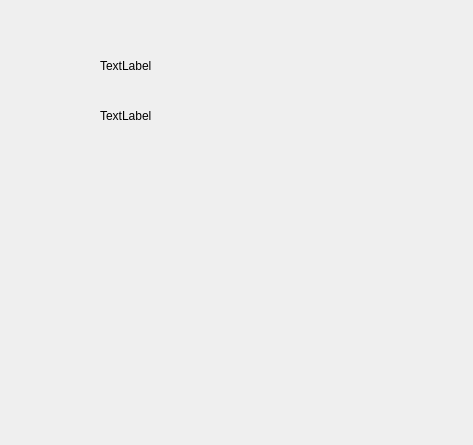
<?xml version="1.0" encoding="UTF-8"?>
<ui version="4.0">
 <class>Dialog</class>
 <widget class="QDialog" name="Dialog">
  <property name="geometry">
   <rect>
    <x>0</x>
    <y>0</y>
    <width>473</width>
    <height>445</height>
   </rect>
  </property>
  <property name="windowTitle">
   <string>Dialog</string>
  </property>
  <widget class="Fan" name="fn1">
   <property name="geometry">
    <rect>
     <x>100</x>
     <y>50</y>
     <width>201</width>
     <height>31</height>
    </rect>
   </property>
   <property name="text">
    <string>TextLabel</string>
   </property>
  </widget>
  <widget class="Fan" name="fn2">
   <property name="geometry">
    <rect>
     <x>100</x>
     <y>100</y>
     <width>201</width>
     <height>31</height>
    </rect>
   </property>
   <property name="text">
    <string>TextLabel</string>
   </property>
  </widget>
 </widget>
 <customwidgets>
  <customwidget>
   <class>Fan</class>
   <extends>QLabel</extends>
   <header>src/Fans.h</header>
  </customwidget>
 </customwidgets>
 <resources/>
 <connections/>
</ui>
